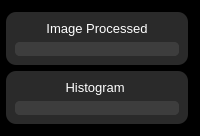
           <widget class="QFrame" name="frame_7">
            <property name="styleSheet">
             <string notr="true">background-color: rgb(0, 0, 0);</string>
            </property>
            <property name="frameShape">
             <enum>QFrame::StyledPanel</enum>
            </property>
            <property name="frameShadow">
             <enum>QFrame::Raised</enum>
            </property>
            <layout class="QVBoxLayout" name="verticalLayout_2">
             <property name="leftMargin">
              <number>5</number>
             </property>
             <item>
              <widget class="QFrame" name="frame_6">
               <property name="maximumSize">
                <size>
                 <width>16777215</width>
                 <height>16777215</height>
                </size>
               </property>
               <property name="styleSheet">
                <string notr="true">background-color: rgb(42,42,42);
border-radius: 10px;
color: rgb(255, 255, 255);</string>
               </property>
               <property name="frameShape">
                <enum>QFrame::StyledPanel</enum>
               </property>
               <property name="frameShadow">
                <enum>QFrame::Raised</enum>
               </property>
               <layout class="QVBoxLayout" name="verticalLayout_5">
                <item>
                 <widget class="QFrame" name="frame_13">
                  <property name="maximumSize">
                   <size>
                    <width>16777215</width>
                    <height>30</height>
                   </size>
                  </property>
                  <property name="frameShape">
                   <enum>QFrame::StyledPanel</enum>
                  </property>
                  <property name="frameShadow">
                   <enum>QFrame::Raised</enum>
                  </property>
                  <layout class="QHBoxLayout" name="horizontalLayout_5">
                   <property name="spacing">
                    <number>0</number>
                   </property>
                   <property name="leftMargin">
                    <number>0</number>
                   </property>
                   <property name="topMargin">
                    <number>0</number>
                   </property>
                   <property name="rightMargin">
                    <number>0</number>
                   </property>
                   <property name="bottomMargin">
                    <number>0</number>
                   </property>
                   <item>
                    <widget class="QLabel" name="label_5">
                     <property name="font">
                      <font>
                       <pointsize>10</pointsize>
                      </font>
                     </property>
                     <property name="styleSheet">
                      <string notr="true">color: rgb(255, 255, 255);</string>
                     </property>
                     <property name="text">
                      <string>Image Processed</string>
                     </property>
                     <property name="alignment">
                      <set>Qt::AlignCenter</set>
                     </property>
                    </widget>
                   </item>
                  </layout>
                 </widget>
                </item>
                <item>
                 <widget class="QFrame" name="frame_14">
                  <property name="styleSheet">
                   <string notr="true">background-color: rgb(61, 61, 61);
border-radius: 5px;
color: rgb(255, 255, 255);</string>
                  </property>
                  <property name="frameShape">
                   <enum>QFrame::StyledPanel</enum>
                  </property>
                  <property name="frameShadow">
                   <enum>QFrame::Raised</enum>
                  </property>
                  <layout class="QHBoxLayout" name="horizontalLayout_10">
                   <property name="spacing">
                    <number>0</number>
                   </property>
                   <property name="leftMargin">
                    <number>0</number>
                   </property>
                   <property name="topMargin">
                    <number>0</number>
                   </property>
                   <property name="rightMargin">
                    <number>0</number>
                   </property>
                   <property name="bottomMargin">
                    <number>0</number>
                   </property>
                   <item>
                    <widget class="QLabel" name="labelHistogram_2">
                     <property name="maximumSize">
                      <size>
                       <width>600</width>
                       <height>450</height>
                      </size>
                     </property>
                     <property name="text">
                      <string/>
                     </property>
                     <property name="alignment">
                      <set>Qt::AlignCenter</set>
                     </property>
                    </widget>
                   </item>
                  </layout>
                 </widget>
                </item>
               </layout>
              </widget>
             </item>
             <item>
              <widget class="QFrame" name="frame_9">
               <property name="maximumSize">
                <size>
                 <width>16777215</width>
                 <height>400</height>
                </size>
               </property>
               <property name="styleSheet">
                <string notr="true">background-color: rgb(42,42,42);
border-radius: 10px;
color: rgb(255, 255, 255);</string>
               </property>
               <property name="frameShape">
                <enum>QFrame::StyledPanel</enum>
               </property>
               <property name="frameShadow">
                <enum>QFrame::Raised</enum>
               </property>
               <layout class="QVBoxLayout" name="verticalLayout_6">
                <item>
                 <widget class="QFrame" name="frame_15">
                  <property name="maximumSize">
                   <size>
                    <width>16777215</width>
                    <height>30</height>
                   </size>
                  </property>
                  <property name="frameShape">
                   <enum>QFrame::StyledPanel</enum>
                  </property>
                  <property name="frameShadow">
                   <enum>QFrame::Raised</enum>
                  </property>
                  <layout class="QHBoxLayout" name="horizontalLayout_7">
                   <property name="spacing">
                    <number>0</number>
                   </property>
                   <property name="leftMargin">
                    <number>0</number>
                   </property>
                   <property name="topMargin">
                    <number>0</number>
                   </property>
                   <property name="rightMargin">
                    <number>0</number>
                   </property>
                   <property name="bottomMargin">
                    <number>0</number>
                   </property>
                   <item>
                    <widget class="QLabel" name="label_6">
                     <property name="font">
                      <font>
                       <pointsize>10</pointsize>
                      </font>
                     </property>
                     <property name="styleSheet">
                      <string notr="true">color: rgb(255, 255, 255);</string>
                     </property>
                     <property name="text">
                      <string>Histogram </string>
                     </property>
                     <property name="alignment">
                      <set>Qt::AlignCenter</set>
                     </property>
                    </widget>
                   </item>
                  </layout>
                 </widget>
                </item>
                <item>
                 <widget class="QFrame" name="frame_16">
                  <property name="styleSheet">
                   <string notr="true">background-color: rgb(61, 61, 61);
border-radius: 5px;
color: rgb(255, 255, 255);</string>
                  </property>
                  <property name="frameShape">
                   <enum>QFrame::StyledPanel</enum>
                  </property>
                  <property name="frameShadow">
                   <enum>QFrame::Raised</enum>
                  </property>
                  <layout class="QHBoxLayout" name="horizontalLayout_11">
                   <property name="spacing">
                    <number>0</number>
                   </property>
                   <property name="leftMargin">
                    <number>0</number>
                   </property>
                   <property name="topMargin">
                    <number>0</number>
                   </property>
                   <property name="rightMargin">
                    <number>0</number>
                   </property>
                   <property name="bottomMargin">
                    <number>0</number>
                   </property>
                   <item>
                    <widget class="QLabel" name="labelExtraction_2">
                     <property name="maximumSize">
                      <size>
                       <width>600</width>
                       <height>600</height>
                      </size>
                     </property>
                     <property name="text">
                      <string/>
                     </property>
                     <property name="alignment">
                      <set>Qt::AlignCenter</set>
                     </property>
                    </widget>
                   </item>
                  </layout>
                 </widget>
                </item>
               </layout>
              </widget>
             </item>
            </layout>
           </widget>
